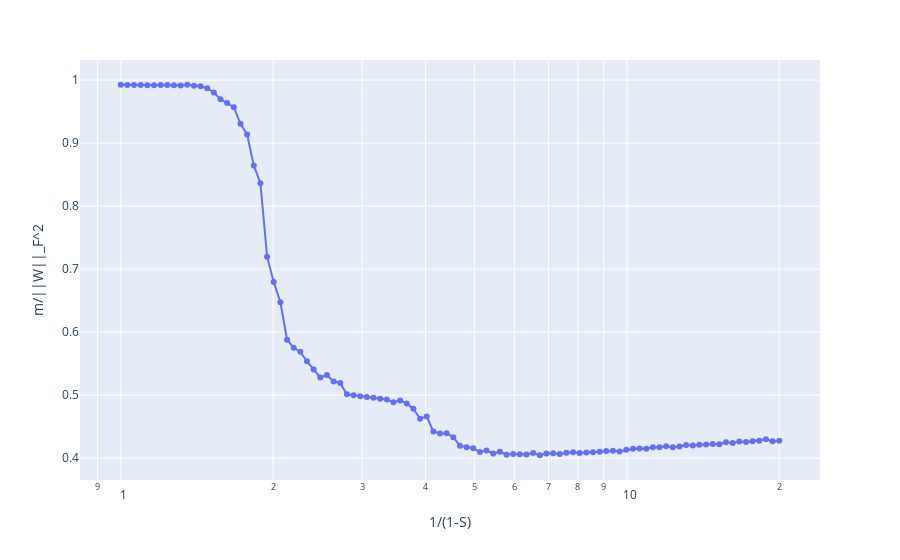

Source (notebook cell):
### Code cell
import plotly.express as px
fig = px.line(
    x=1/no_linear_model[0].feature_probability[:, 0].cpu(),
    y=(m/(torch.linalg.matrix_norm(no_linear_model[0].W.detach(), 'fro')**2)).cpu(),
    
    log_x=True,
    markers=True,
)
fig.update_xaxes(title="1/(1-S)")
fig.update_yaxes(title=f"m/||W||_F^2")
